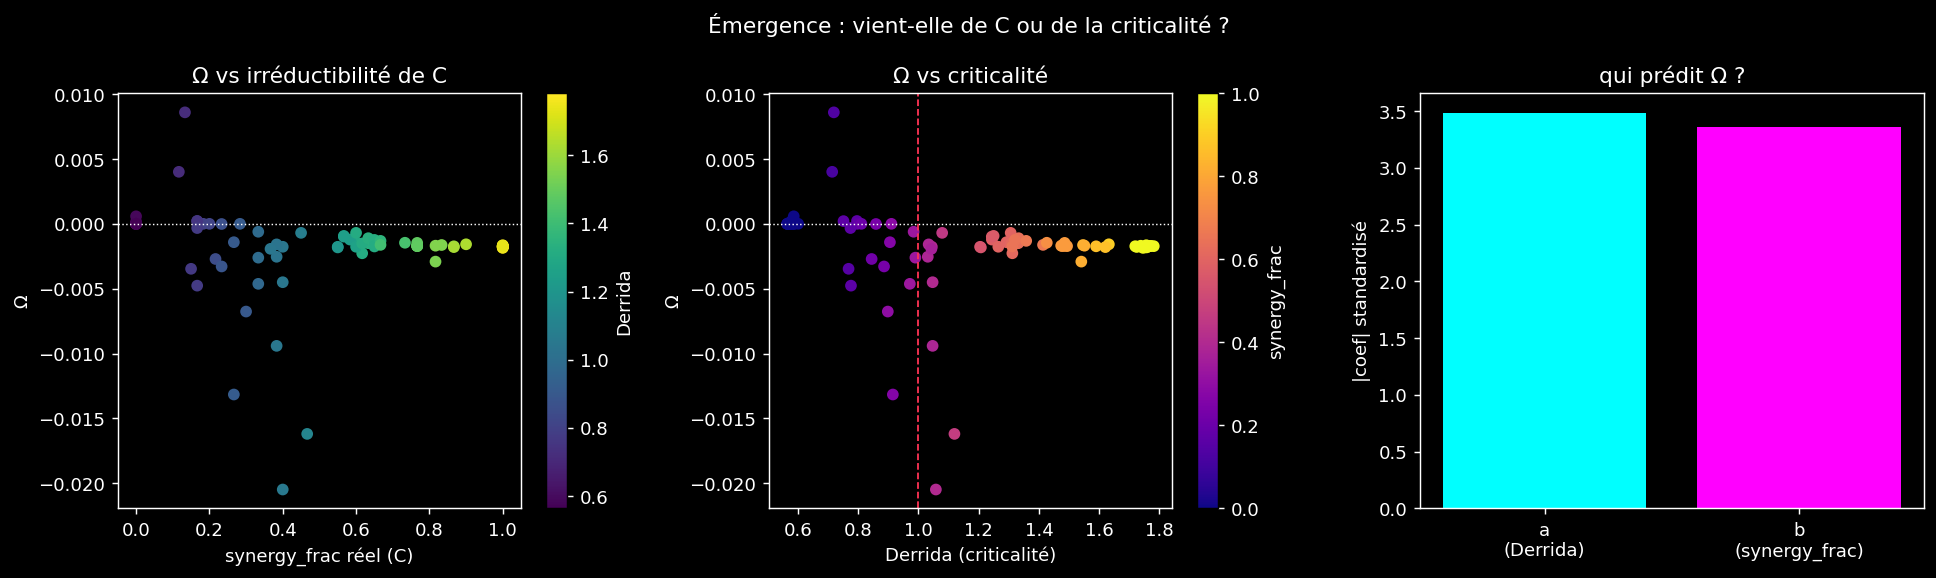

Write Python code to recreate this figure.
"""Test décisif : l'émergence (Ω<0) vient-elle de C ou de la criticalité ?

Découple monotonie de C (synergy_frac : parité vs canalisante) et criticalité
(Derrida slope, mesuré) dans RBN à fonctions contrôlées.

Régression Ω ~ a·Derrida + b·synergy_frac :
- b domine → émergence vient de C (hypothèse H, R2)
- a domine → émergence vient de la criticalité
- forte covariance Derrida↔synergy_frac → inséparables (finding profond)
"""
import sys
import os
import json
import time
import itertools
import numpy as np
import matplotlib.pyplot as plt

sys.path.insert(0, os.path.dirname(os.path.dirname(os.path.abspath(__file__))))

from systems.rbn import (
    make_rbn_controlled, derrida_slope, attractor_ensemble,
)
from xi.temporal import tc_random_subsets


def run(
    N=60,
    K_list=(3,),
    synergy_fracs=(0.0, 0.2, 0.4, 0.6, 0.8, 1.0),
    n_real=14,
    n_init=2500,
    t_equil=300,
    subset_size=4,
    n_subsets=400,
    seed0=101,
    outdir=None,
):
    if outdir is None:
        outdir = os.path.dirname(os.path.abspath(__file__))

    print(f"Découplage émergence | N={N} | K={list(K_list)} | "
          f"synergy_frac={list(synergy_fracs)} | {n_real} réseaux/cellule\n")
    rng_master = np.random.default_rng(seed0)

    rows = []  # (K, sf_target, sf_real, derrida, omega, abs_o)
    t0 = time.time()
    for K, sf in itertools.product(K_list, synergy_fracs):
        for r in range(n_real):
            seed = int(rng_master.integers(0, 2 ** 31))
            inputs, tables, sf_real = make_rbn_controlled(N, K, synergy_frac=sf, seed=seed)
            d = derrida_slope(inputs, tables, K, N, n_pairs=1500, seed=seed)
            ens = attractor_ensemble(inputs, tables, K, N,
                                     n_init=n_init, t_equil=t_equil, seed=seed)
            _, abs_o, o, _, _ = tc_random_subsets(
                ens, subset_size, n_subsets, np.random.default_rng(seed))
            rows.append((K, sf, sf_real, d, o, abs_o))
    print(f"sim {time.time()-t0:.1f}s ({len(rows)} réseaux)\n")

    arr = np.array(rows, dtype=float)
    Kc_, sf_t, sf_r, derr, om, abso = arr.T

    # Agrégat par synergy_frac (K=premier)
    print(f"{'sf':>5} | {'Derrida':>8} | {'Ω':>9} | {'frac_syn(Ω<0)':>13}")
    print("-" * 45)
    for sf in synergy_fracs:
        m = np.isclose(sf_t, sf)
        print(f"{sf:>5.1f} | {derr[m].mean():>8.3f} | {om[m].mean():>+9.4f} | "
              f"{np.mean(om[m] < 0):>13.2f}")

    # Régression Ω ~ a·Derrida + b·synergy_frac (standardisée)
    def z(x):
        return (x - x.mean()) / (x.std() + 1e-12)
    X = np.column_stack([z(derr), z(sf_r), np.ones(len(om))])
    coef, *_ = np.linalg.lstsq(X, z(om), rcond=None)
    a, b, _ = coef
    # corrélations marginales
    r_derr = np.corrcoef(derr, om)[0, 1]
    r_sf = np.corrcoef(sf_r, om)[0, 1]
    r_confound = np.corrcoef(derr, sf_r)[0, 1]

    print("\n" + "=" * 55)
    print("RÉGRESSION  Ω ~ a·Derrida + b·synergy_frac (standardisée)")
    print("=" * 55)
    print(f"  a (Derrida)      = {a:+.3f}   (corr marg Ω~Derrida = {r_derr:+.3f})")
    print(f"  b (synergy_frac) = {b:+.3f}   (corr marg Ω~sf      = {r_sf:+.3f})")
    print(f"  confound Derrida↔sf = {r_confound:+.3f}")
    print()
    if abs(b) > 1.5 * abs(a):
        verdict = "✓ H CONFIRMÉE : émergence vient de C (synergy_frac domine)"
    elif abs(a) > 1.5 * abs(b):
        verdict = "✗ émergence vient de la criticalité (Derrida domine)"
    else:
        verdict = "~ mixte / inséparable (a≈b)"
    print(f"  {verdict}")
    if abs(r_confound) > 0.8:
        print(f"  ⚠ confound fort ({r_confound:+.2f}) : monotonie et criticalité "
              f"covarient — découplage partiel seulement")

    # Plot
    fig, axes = plt.subplots(1, 3, figsize=(15, 4.5))
    sc = axes[0].scatter(sf_r, om, c=derr, cmap="viridis", s=30)
    axes[0].axhline(0, color="white", ls=":", lw=0.8)
    axes[0].set_xlabel("synergy_frac réel (C)", color="white")
    axes[0].set_ylabel("Ω", color="white")
    axes[0].set_title("Ω vs irréductibilité de C", color="white")
    cb = plt.colorbar(sc, ax=axes[0]); cb.set_label("Derrida", color="white")
    cb.ax.tick_params(colors="white")

    sc2 = axes[1].scatter(derr, om, c=sf_r, cmap="plasma", s=30)
    axes[1].axhline(0, color="white", ls=":", lw=0.8)
    axes[1].axvline(1.0, color="#ff3355", ls="--", lw=1)
    axes[1].set_xlabel("Derrida (criticalité)", color="white")
    axes[1].set_ylabel("Ω", color="white")
    axes[1].set_title("Ω vs criticalité", color="white")
    cb2 = plt.colorbar(sc2, ax=axes[1]); cb2.set_label("synergy_frac", color="white")
    cb2.ax.tick_params(colors="white")

    axes[2].bar(["a\n(Derrida)", "b\n(synergy_frac)"], [abs(a), abs(b)],
                color=["#00ffff", "#ff00ff"])
    axes[2].set_ylabel("|coef| standardisé", color="white")
    axes[2].set_title("qui prédit Ω ?", color="white")

    for ax in axes:
        ax.set_facecolor("black")
        ax.tick_params(colors="white")
        for sp in ax.spines.values():
            sp.set_color("white")
    fig.patch.set_facecolor("black")
    fig.suptitle("Émergence : vient-elle de C ou de la criticalité ?", color="white")
    plt.tight_layout()
    png = os.path.join(outdir, "emergence_decouple.png")
    plt.savefig(png, dpi=130, facecolor="black", bbox_inches="tight")
    print(f"\nsaved {png}")

    out = {
        "N": N, "K_list": list(K_list), "synergy_fracs": list(synergy_fracs),
        "coef_a_derrida": float(a), "coef_b_synergy": float(b),
        "corr_omega_derrida": float(r_derr), "corr_omega_sf": float(r_sf),
        "confound_derrida_sf": float(r_confound),
        "rows": arr.tolist(),
    }
    with open(os.path.join(outdir, "emergence_decouple.json"), "w") as f:
        json.dump(out, f, indent=2)
    print(f"saved {os.path.join(outdir, 'emergence_decouple.json')}")
    return out


if __name__ == "__main__":
    run()
